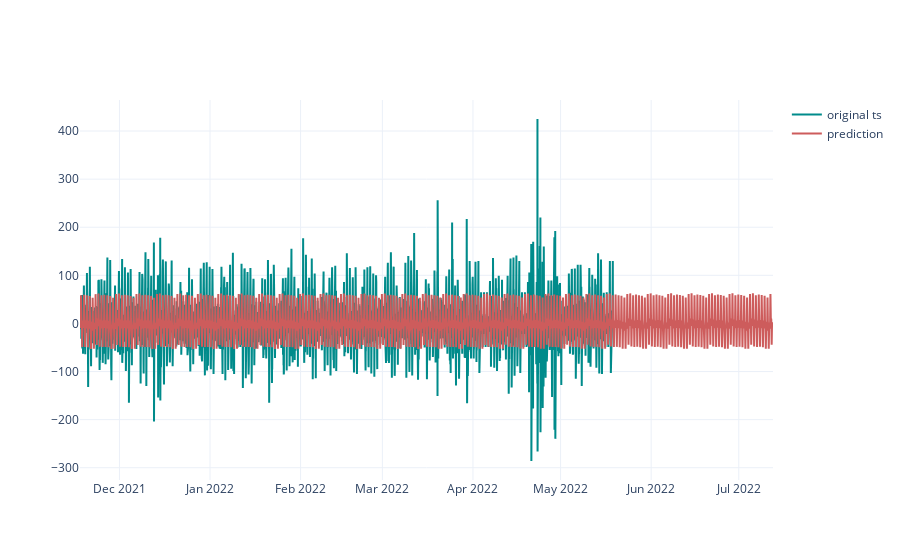

The code cell stored with this chart in its notebook:
### Code cell
p2 = go.Figure()
p2.add_trace(go.Scatter(
    x = df2.ds,
    y = df2.y,
    mode = "lines",
    line = dict(color = "darkcyan"),
    name = "original ts"
))
p2.add_trace(go.Scatter(
    x = fcst2.ds,
    y = fcst2.yhat,
    mode = "lines",
    line = dict(color = "indianred"),
    name = "prediction"
))

### Figure 1 — Plotly figure (JSON) as saved in the notebook; plotly's stock layout.template omitted (floating-point values rounded to 4 significant figures; data arrays with more than 128 entries replaced by an {"elided": "..."} marker saying what was removed)
{"data": [{"line": {"color": "darkcyan"}, "mode": "lines", "name": "original ts", "type": "scatter", "x": {"elided": "4380 str values"}, "y": {"elided": "4380 int values"}}, {"line": {"color": "indianred"}, "mode": "lines", "name": "prediction", "type": "scatter", "x": {"elided": "5694 str values"}, "y": {"elided": "5694 float values"}}], "layout": {}}
